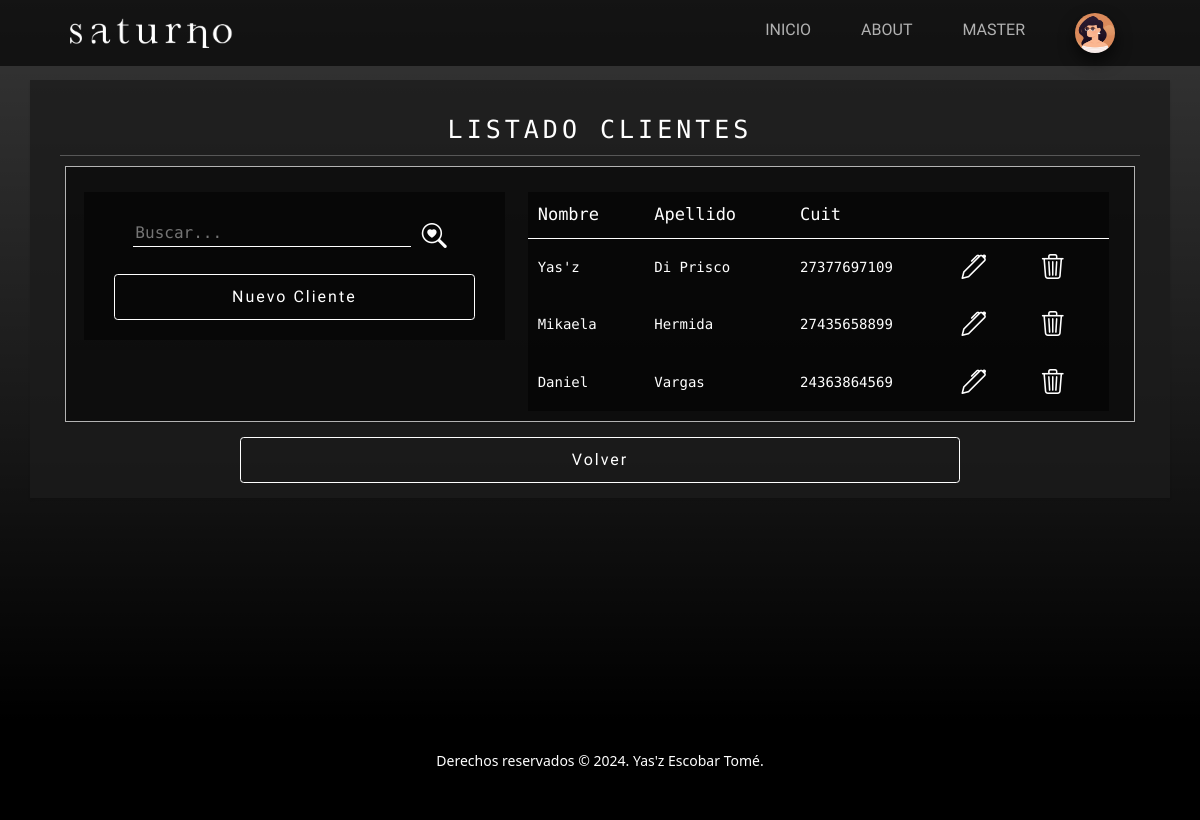
The page /cuentas/clientes (signed in) on the database its author committed.
### userManagement/models.py (models this page shows)
class Avatar(models.Model):
    user = models.OneToOneField(User, on_delete=models.CASCADE)
    image = models.ImageField(upload_to='media/avatars/', null=True, blank=True)
    def __str__(self):
        return self.image.url

### accounts/models.py (models this page shows, shortened)
class Person(models.Model):
    cuit = models.CharField(max_length=11, null=True, blank=True)
    phone = models.IntegerField(null=True, blank=True)

class Client(Person):
    first_name = models.CharField(max_length=50)
    last_name = models.CharField(max_length=50, null=True, blank=True)

class Person(models.Model):
    cuit = models.CharField(max_length=11, null=True, blank=True)
    phone = models.IntegerField(null=True, blank=True)

### accounts/views.py (the view)
# urls.py: path('clientes', views.ClientListView.as_view(), name='Clients'),
class ClientListView(LoginRequiredMixin, ListView):
    model = Client
    context_object_name = 'clients'
    template_name = 'accounts/client-list.html'

### accounts/templates/accounts/client-list.html (shortened to what this page needs)
{% extends 'main/base.html' %}
{% load static %}
{% block main %}
<section class="page-section">
    <div class="container container-list py-4 px-lg-5 text-white text-center" styles="width: 100%;">
        <h1>LISTADO CLIENTES</h1>
        <hr>
        <div class="row gx-4 gx-lg-5 mx-2 custom-card justify-content-around">
            <div class="col-12 col-lg-5 align-top mt-4">
                <div class="row info-card ">
                    {% block search %}
                        {% include 'main/search.html' with page='Clients' %}
                    {% endblock search %}
                    {% if request.user.is_superuser %}
                        <a class="btn btn-outline-green" href="{% url 'CreateClient' %}">Nuevo Cliente</a>
                    {% endif %}
                </div>
            </div>
            <div class="col-12 col-lg-7 mt-4">
                <table class="info-card justify-content-center">
                    <thead>
                        <tr>
                            <th>Nombre</th>
                            <th>Apellido</th>
                            <th>Cuit</th>
                            <th></th>
                            <th></th>
                        </tr>
                    </thead>
                    <tbody>
                        {% for client in clients %}
                        <tr>
                            <td>{{ client.first_name }}</td>
                            <td>{{ client.last_name }}</td>
                            <td>{{ client.cuit }}</td>
                            {% if request.user.is_superuser %}
                            <td>
                                <a href="{% url 'DetailClient' client.pk %}">
                                    <i class="bi bi-pen"></i>
                                </a>
                            </td>
                            <td>
                                <a href="{% url 'DeleteClient' client.pk %}">
                                    <i class="bi bi-trash3"></i>
                                </a>
                            </td>
                            {% endif %}
                        </tr>
                        {% endfor %}
                    </tbody>
                </table>
            </div>
        </div>
        <a class="btn btn-outline-orange col-8 mt-4" href="{% url 'Accounts' %}">Volver</a>
    </div>
</section>
{% endblock main %}

### main/templates/main/base.html (shortened to what this page needs)
{% load static %}
<!DOCTYPE html>
<html lang="es">
<head>
    <link href="https://cdn.jsdelivr.net/npm/bootstrap@5.3.3/dist/css/bootstrap.min.css" rel="stylesheet"
>
    <link href="{% static 'main/css/styles.css' %}" rel="stylesheet"/>
</head>
<body>
    <nav class="navbar navbar-expand-lg navbar-light fixed-top">
        <div class="container px-4 px-lg-5">
            <a class="navbar-brand" href="/">
                <img src="{% static 'main/assets/img/logo.png' %}" alt="logo" class="d-inline-block align-text-top">
            </a>
            <div class="collapse navbar-collapse" id="navbarNav">
                <ul class="navbar-nav ms-auto">
                    <li class="nav-item pt-2">
                        <a class="nav-link" aria-current="page" href="{% url 'index' %}">INICIO</a>
                    </li>
                    <li class="nav-item pt-2">
                        <a class="nav-link" href="{% url 'About' %}">ABOUT</a>
                    </li>
                    <li class="nav-item dropdown pt-2">
                        {% if request.user.is_authenticated %}
                        <a class="nav-link" type="button" id="dropdownMenuButton" data-bs-toggle="dropdown" aria-expanded="false">
                            {{request.user.username|upper}}
                        </a>
                        {% endif %}
                    </li>
                    <li class="nav-item dropdown">
                        {% if request.user.is_authenticated %}
                        <a class="nav-link" type="button" id="dropdownMenuButton" data-bs-toggle="dropdown" aria-expanded="false">
                            <img class="avatar-circle" src="{{request.user.avatar}}" alt="" height="40px">
                        </a>
                        {% endif %}
                    </li>
                </ul>
            </div>
        </div>
    </nav>
    {% block main %}
    {% endblock main %}
    <footer class="footer bg-black small text-center text-white-50">
        <p>Derechos reservados &copy; 2024. Yas'z Escobar Tomé.</p>
    </footer>
</body>
</html>

### rows shown on the page
Client: first_name "Yas'z", last_name "Di Prisco", cuit "27377697109"
Client: first_name "Mikaela", last_name "Hermida", cuit "27435658899"
Client: first_name "Daniel", last_name "Vargas", cuit "24363864569"

### other values the page prints
{{ request.user.username|upper }} "MASTER"
